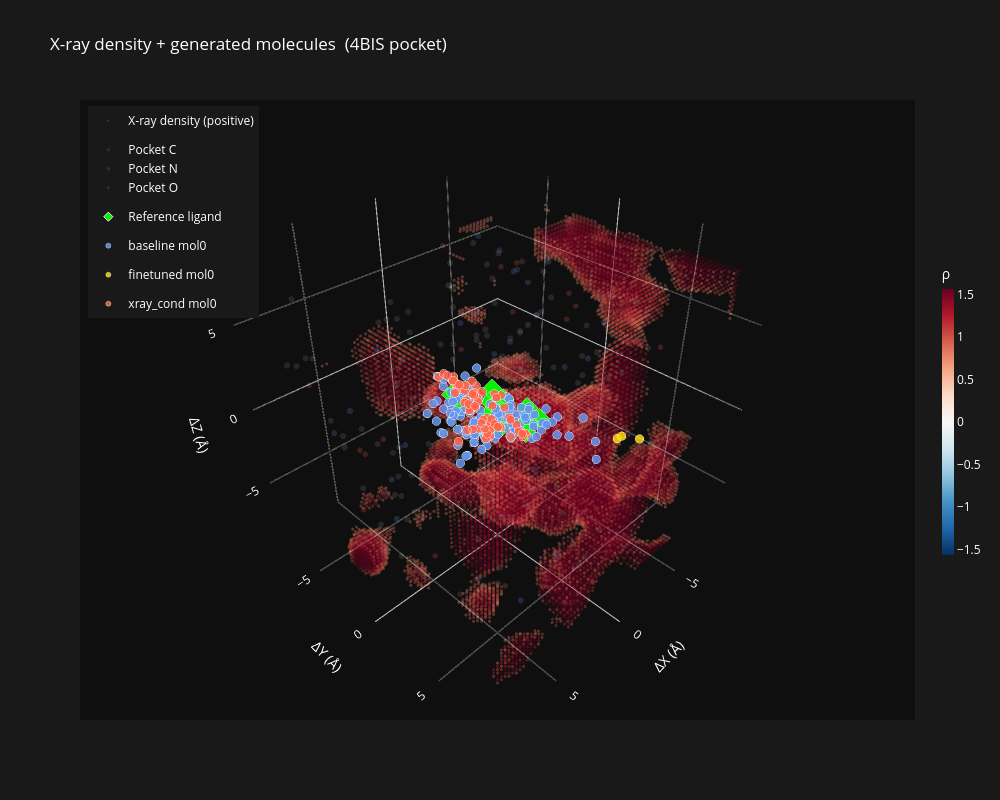

Write notebook code for a chart like this one.
### Code cell
# ── 3D scatter: density + pocket + molecules (relative to centroid) ───────────
DENSITY_FILTER = 'positive'  # 'positive' | 'negative' | 'both'
HALF = VOXEL_RES * GRID_SIZE / 2  # 8 Å

traces = []

# X-ray density
if density_64 is not None:
    d_flat = density_64.ravel()
    d_sigma = density_64.std()
    if DENSITY_FILTER == 'positive':
        dmask = d_flat >= 1.0 * d_sigma
    elif DENSITY_FILTER == 'negative':
        dmask = d_flat <= -1.0 * d_sigma
    else:
        dmask = np.abs(d_flat) >= 1.0 * d_sigma

    Xd = gi.ravel()[dmask]
    Yd = gj.ravel()[dmask]
    Zd = gk.ravel()[dmask]
    vals = d_flat[dmask]
    clim = 2.0 * d_sigma

    traces.append(go.Scatter3d(
        x=Xd, y=Yd, z=Zd, mode='markers',
        marker=dict(size=1.8, color=vals, colorscale='RdBu', reversescale=True,
                    cmin=-clim, cmax=clim, opacity=0.35,
                    colorbar=dict(title='ρ', thickness=12, len=0.5,
                                  tickfont=dict(color='white'))),
        name=f'X-ray density ({DENSITY_FILTER})',
    ))

# Pocket atoms (relative to centroid)
poc_rel = poc_coords - centroid
in_grid = np.all(np.abs(poc_rel) <= HALF, axis=1)
poc_in  = poc_rel[in_grid]
elems_in = [e for e, m in zip(poc_elems, in_grid) if m]
for elem in sorted(set(elems_in)):
    mask = [i for i, e in enumerate(elems_in) if e == elem]
    xyz  = poc_in[mask]
    traces.append(go.Scatter3d(
        x=xyz[:, 0], y=xyz[:, 1], z=xyz[:, 2], mode='markers',
        marker=dict(size=ELEM_SIZE.get(elem, 3), color=ELEM_COLOR.get(elem, 'white'),
                    opacity=0.2),
        name=f'Pocket {elem}', legendgroup='pocket',
    ))

# Reference ligand
if ref_mol is not None:
    lig_rel  = mol_coords(ref_mol) - centroid
    lig_elem = mol_elems(ref_mol)
    traces.append(go.Scatter3d(
        x=lig_rel[:, 0], y=lig_rel[:, 1], z=lig_rel[:, 2], mode='markers',
        marker=dict(size=7, color='lime', symbol='diamond', opacity=0.95,
                    line=dict(width=1, color='white')),
        name='Reference ligand',
    ))

# Generated molecules per condition (all molecules, labelled)
for cond, mols in gen_mols.items():
    color = COND_COLOR[cond]
    for i, mol in enumerate(mols):
        xyz = mol_coords(mol) - centroid
        smi = Chem.MolToSmiles(mol)
        traces.append(go.Scatter3d(
            x=xyz[:, 0], y=xyz[:, 1], z=xyz[:, 2], mode='markers',
            marker=dict(size=5, color=color, opacity=0.85,
                        line=dict(width=0.5, color='white')),
            name=f'{cond} mol{i}',
            legendgroup=cond,
            showlegend=(i == 0),
            hovertext=[f'{cond} mol{i}\n{smi}'] * xyz.shape[0],
            hovertemplate='%{hovertext}<extra></extra>',
        ))

fig = go.Figure(traces)
fig.update_layout(
    title=f'X-ray density + generated molecules  ({pdb_id.upper() if pdb_id else ""} pocket)',
    scene=dict(
        xaxis_title='ΔX (Å)', yaxis_title='ΔY (Å)', zaxis_title='ΔZ (Å)',
        aspectmode='cube', bgcolor='rgb(15,15,15)',
        xaxis=dict(showbackground=False, gridcolor='rgba(255,255,255,0.1)',
                   range=[-HALF-1, HALF+1]),
        yaxis=dict(showbackground=False, gridcolor='rgba(255,255,255,0.1)',
                   range=[-HALF-1, HALF+1]),
        zaxis=dict(showbackground=False, gridcolor='rgba(255,255,255,0.1)',
                   range=[-HALF-1, HALF+1]),
    ),
    paper_bgcolor='rgb(25,25,25)', font_color='white',
    legend=dict(x=0.01, y=0.99, font_color='white'),
    width=1000, height=800,
)
fig.show()
print(f'Pocket in grid : {in_grid.sum()} / {len(poc_coords)}')

### Figure 1 — Plotly figure (JSON) as saved in the notebook; plotly's stock layout.template omitted (floating-point values rounded to 4 significant figures; data arrays with more than 128 entries replaced by an {"elided": "..."} marker saying what was removed)
{"data": [{"marker": {"cmax": 1.563, "cmin": -1.563, "color": {"elided": "31576 float values"}, "colorbar": {"len": 0.5, "thickness": 12, "tickfont": {"color": "white"}, "title": {"text": "ρ"}}, "colorscale": [[0, "rgb(103,0,31)"], [0.1, "rgb(178,24,43)"], [0.2, "rgb(214,96,77)"], [0.3, "rgb(244,165,130)"], [0.4, "rgb(253,219,199)"], [0.5, "rgb(247,247,247)"], [0.6, "rgb(209,229,240)"], [0.7, "rgb(146,197,222)"], [0.8, "rgb(67,147,195)"], [0.9, "rgb(33,102,172)"], [1, "rgb(5,48,97)"]], "opacity": 0.35, "reversescale": true, "size": 1.8}, "mode": "markers", "name": "X-ray density (positive)", "type": "scatter3d", "x": {"elided": "31576 float values"}, "y": {"elided": "31576 float values"}, "z": {"elided": "31576 float values"}}, {"legendgroup": "pocket", "marker": {"color": "gray", "opacity": 0.2, "size": 3.5}, "mode": "markers", "name": "Pocket C", "type": "scatter3d", "x": [-0.1502, -1.686, -2.421, 1.824, -0.6572, 4.724, 5.8, 4.227, 3.0, 3.083, 1.738, 1.931, 0.5788, 0.6778, -2.005, -2.913, -1.25, -0.1272, 1.091, -0.2692, 2.147, 0.7798, 2.002, -5.249, -5.308, -6.573, -6.813, -6.11, -6.753, -5.363, -4.706, -3.277, -6.18, -6.084, -6.985, -5.159, -6.448, -3.992, -2.675, -2.327, -7.758, -7.712, -7.934, 1.028, 5.336, 5.595, 6.75, 6.051, 6.236, -7.742, -7.588, -6.646, -7.267, 1.6, -2.09, -2.44, -0.8792, -1.171, -0.9262, -1.93, -1.725, 4.712, 3.84, 3.831, 2.529, 1.95, 3.11, 3.938, -1.763, 0.2938, 3.017, 0.8778, 2.253, -0.5852, -1.108, -1.747, 7.905, 7.614, 7.487, 5.992, 5.632, 6.147, 4.773, 5.941, 4.192, 5.07, 3.005, 4.812, 2.764, 3.645, 7.858, 6.919, 7.077, 7.95, 7.366, 1.253, 5.971, 5.955, 5.518, 7.839, 7.57, 7.495, 6.716, 0.6988, 0.3328, -0.4792, 5.486, 4.742, 2.853, 4.306], "y": [4.201, 4.316, 3.919, 0.2874, 0.5114, 4.896, 5.827, 4.134, 3.312, 2.001, 3.832, 1.24, 3.078, 1.791, 3.691, 3.137, 2.602, 1.921, 2.551, 0.6034, 1.921, -0.03257, 0.6284, 2.824, 1.302, 3.319, -3.17, -4.525, -2.461, -2.284, -2.896, -1.56, -6.6, -6.34, -7.892, -7.009, -7.399, -7.865, -7.518, -6.052, -7.33, -6.728, -5.236, -7.179, -7.73, -6.235, -4.289, -3.587, -2.042, 1.894, 0.4374, 0.2684, -0.5016, -6.805, -3.848, -2.378, -4.3, -4.451, -3.631, -5.415, -0.08057, -3.227, -3.888, -2.75, -5.843, -6.963, -6.37, -7.62, -7.756, 7.452, 7.125, 6.205, 6.048, 6.991, 5.942, 7.415, 3.216, 2.286, 2.567, 2.305, 1.382, 1.834, -1.937, -1.325, -2.358, -1.999, -3.025, -2.271, -3.326, -2.936, -6.608, -7.467, -5.433, -4.483, -5.947, 3.835, 7.027, 7.484, 6.377, 1.318, 1.675, -0.6566, -1.871, 6.887, 6.31, 6.785, 2.759, 3.733, 5.602, 5.707], "z": [-7.807, -7.907, -6.598, -7.902, -7.723, -4.464, -3.989, -3.207, -3.408, -3.896, -3.097, -4.082, -3.277, -3.776, 4.008, 5.077, 3.216, 3.954, 4.116, 4.419, 4.778, 5.076, 5.257, 5.707, 5.967, 5.119, 4.571, 4.466, 3.211, 2.699, 1.683, 2.683, 3.198, 1.71, 3.429, -0.4199, -1.121, -0.9249, -0.2619, -0.5199, -3.174, -4.561, -4.558, -1.277, -1.914, -2.048, -1.107, 0.07107, 0.05807, 0.8851, 0.4581, -0.7279, -1.907, 3.34, 7.445, 7.224, 6.579, 5.122, 4.07, 3.29, 7.734, -4.939, -5.994, -3.781, -6.506, -5.661, -7.849, -7.666, -4.926, -0.4319, -0.5579, -0.1189, -0.1799, 5.185, 4.206, 6.087, 6.113, 7.298, 4.785, 4.672, 3.512, 2.154, 7.273, 6.946, 6.056, 5.034, 5.724, 3.695, 4.402, 3.397, 3.281, 2.45, 3.843, 4.64, 6.914, 7.63, 5.613, 4.172, 3.245, -4.023, -1.546, -5.398, -4.881, -5.21, -6.574, -4.265, -7.497, -6.629, 7.28, 6.89]}, {"legendgroup": "pocket", "marker": {"color": "cornflowerblue", "opacity": 0.2, "size": 3.5}, "mode": "markers", "name": "Pocket N", "type": "scatter3d", "x": [0.4158, 5.295, -1.159, -4.201, -6.23, -4.442, -3.408, -6.8, -5.313, -6.618, 3.904, 6.4, 5.128, -7.679, -3.266, -1.791, -1.402, -1.66, 5.527, 3.512, 0.9508, -1.585, 5.557, 6.143, -0.1622, 4.601, 4.447, 5.629, 2.509], "y": [4.981, 3.983, 4.692, 3.189, -2.329, -1.46, -2.439, -5.459, -7.158, -6.914, -7.954, -5.705, -1.305, -1.909, -4.7, -5.564, -4.256, -1.531, -2.12, -5.133, -7.655, -7.674, 3.114, -1.379, 1.765, 6.688, 6.596, 7.12, 4.266], "z": [-6.674, -5.442, 4.65, 4.781, 5.599, 3.309, 1.698, 3.823, 1.012, -2.353, -2.094, -1.138, -0.2039, -1.591, 7.251, 4.599, 2.938, 7.879, -5.436, -5.72, -6.199, -3.613, 1.76, 5.611, 7.817, 6.027, 2.491, -4.231, 7.661]}, {"legendgroup": "pocket", "marker": {"color": "tomato", "opacity": 0.2, "size": 3.2}, "mode": "markers", "name": "Pocket O", "type": "scatter3d", "x": [-1.856, -3.589, -0.5522, 4.816, 6.745, -0.4702, -2.471, -4.675, -4.98, -6.733, -2.155, -2.342, -7.126, 1.16, 5.065, 7.337, -7.931, -3.422, -3.412, 3.457, 2.782, 2.388, -2.419, 2.958, -1.488, 6.605, 0.3168, 6.143, 7.184, 7.185, -0.01221, 2.066, 3.246, 3.721, 5.12], "y": [3.253, 4.308, -4.427, 0.06143, 5.371, 1.047, 2.741, 0.4994, -4.715, -5.44, -5.642, -5.307, -4.558, -6.801, -5.584, -1.512, 4.305, -7.789, -2.031, -3.278, -1.917, -7.189, -6.938, 4.856, 6.262, -7.103, 4.5, 5.324, 2.064, -2.587, 7.042, 7.882, 7.8, 4.28, 4.929], "z": [-5.699, -6.462, -7.563, -7.174, -3.334, -3.972, 6.142, 5.247, 4.935, 1.188, -1.699, 0.4531, -5.207, 0.07307, -2.951, 0.3531, 2.272, 5.725, 6.52, -7.026, -4.241, -4.518, -5.559, 0.1491, 3.102, 1.311, 7.17, 3.217, -4.783, -3.99, -7.508, 5.196, -5.778, -7.051, 7.359]}, {"marker": {"color": "lime", "line": {"color": "white", "width": 1}, "opacity": 0.95, "size": 7, "symbol": "diamond"}, "mode": "markers", "name": "Reference ligand", "type": "scatter3d", "x": [-2.126, 1.934, 1.473, -2.544, -2.097, 1.152, 0.2308, -1.749, -0.8662, -0.07621, -0.5192, 2.766, 0.8268, 1.597], "y": [-2.59, -0.5666, -1.867, -0.2396, 1.065, 0.4964, -2.091, -1.291, 1.307, 0.2494, -1.06, 2.021, 2.759, 1.803], "z": [-0.9479, 0.9831, 0.8081, -1.252, -1.085, 0.5511, 0.2011, -0.8149, -0.4839, -0.04793, -0.2139, 1.102, 0.4821, 0.7181]}, {"hovertemplate": "%{hovertext}<extra></extra>", "hovertext": ["baseline mol0\nC[C@H](N)c1cccc(C(=O)O)c1", "baseline mol0\nC[C@H](N)c1cccc(C(=O)O)c1", "baseline mol0\nC[C@H](N)c1cccc(C(=O)O)c1", "baseline mol0\nC[C@H](N)c1cccc(C(=O)O)c1", "baseline mol0\nC[C@H](N)c1cccc(C(=O)O)c1", "baseline mol0\nC[C@H](N)c1cccc(C(=O)O)c1", "baseline mol0\nC[C@H](N)c1cccc(C(=O)O)c1", "baseline mol0\nC[C@H](N)c1cccc(C(=O)O)c1", "baseline mol0\nC[C@H](N)c1cccc(C(=O)O)c1", "baseline mol0\nC[C@H](N)c1cccc(C(=O)O)c1", "baseline mol0\nC[C@H](N)c1cccc(C(=O)O)c1", "baseline mol0\nC[C@H](N)c1cccc(C(=O)O)c1"], "legendgroup": "baseline", "marker": {"color": "cornflowerblue", "line": {"color": "white", "width": 0.5}, "opacity": 0.85, "size": 5}, "mode": "markers", "name": "baseline mol0", "showlegend": true, "type": "scatter3d", "x": [-0.9737, -0.9147, -0.1758, 0.2756, 0.2294, 0.2418, 1.438, 1.479, 2.867, 3.007, 3.773, 0.1219], "y": [-0.5547, 0.6966, -2.922, -2.631, -1.217, 1.371, -0.604, 0.6905, 1.258, 1.794, 1.201, -3.507], "z": [-0.9323, -0.3829, -2.958, -1.582, -1.132, -0.1354, -0.8079, -0.2953, 0.1157, 1.187, -0.6872, -0.4978]}, {"hovertemplate": "%{hovertext}<extra></extra>", "hovertext": ["baseline mol1\nCNC1=CC=C[C@@H](OC)C1", "baseline mol1\nCNC1=CC=C[C@@H](OC)C1", "baseline mol1\nCNC1=CC=C[C@@H](OC)C1", "baseline mol1\nCNC1=CC=C[C@@H](OC)C1", "baseline mol1\nCNC1=CC=C[C@@H](OC)C1", "baseline mol1\nCNC1=CC=C[C@@H](OC)C1", "baseline mol1\nCNC1=CC=C[C@@H](OC)C1", "baseline mol1\nCNC1=CC=C[C@@H](OC)C1", "baseline mol1\nCNC1=CC=C[C@@H](OC)C1", "baseline mol1\nCNC1=CC=C[C@@H](OC)C1"], "legendgroup": "baseline", "marker": {"color": "cornflowerblue", "line": {"color": "white", "width": 0.5}, "opacity": 0.85, "size": 5}, "mode": "markers", "name": "baseline mol1", "showlegend": false, "type": "scatter3d", "x": [-1.523, 0.004186, -0.05781, 1.085, 1.148, 1.215, 2.4, 2.33, 1.481, -1.275], "y": [3.625, 0.1892, 1.561, -3.048, 2.229, -0.5049, 0.2113, 1.514, -2.013, 2.231], "z": [-0.5723, -0.357, -0.1215, -0.9028, 0.1733, -0.341, -0.2029, 0.1368, 0.08047, -0.322]}, {"hovertemplate": "%{hovertext}<extra></extra>", "hovertext": ["baseline mol2\nN=C1C=C2C=CC=C[C@H]2C(=N)N1", "baseline mol2\nN=C1C=C2C=CC=C[C@H]2C(=N)N1", "baseline mol2\nN=C1C=C2C=CC=C[C@H]2C(=N)N1", "baseline mol2\nN=C1C=C2C=CC=C[C@H]2C(=N)N1", "baseline mol2\nN=C1C=C2C=CC=C[C@H]2C(=N)N1", "baseline mol2\nN=C1C=C2C=CC=C[C@H]2C(=N)N1", "baseline mol2\nN=C1C=C2C=CC=C[C@H]2C(=N)N1", "baseline mol2\nN=C1C=C2C=CC=C[C@H]2C(=N)N1", "baseline mol2\nN=C1C=C2C=CC=C[C@H]2C(=N)N1", "baseline mol2\nN=C1C=C2C=CC=C[C@H]2C(=N)N1", "baseline mol2\nN=C1C=C2C=CC=C[C@H]2C(=N)N1", "baseline mol2\nN=C1C=C2C=CC=C[C@H]2C(=N)N1"], "legendgroup": "baseline", "marker": {"color": "cornflowerblue", "line": {"color": "white", "width": 0.5}, "opacity": 0.85, "size": 5}, "mode": "markers", "name": "baseline mol2", "showlegend": false, "type": "scatter3d", "x": [-0.6982, 0.3101, 0.3089, 0.43, 1.363, 1.339, 1.375, 2.364, 2.388, -1.7, -0.5634, 0.618], "y": [-0.8677, 0.1263, 1.492, -2.633, -1.807, -0.4142, 2.303, 0.4437, 1.784, -0.3427, -2.179, -4.002], "z": [-0.5807, -0.04343, -0.3141, 0.368, 0.9524, 0.7347, 0.1587, 1.239, 0.9495, -1.321, -0.3966, 0.5502]}, {"hovertemplate": "%{hovertext}<extra></extra>", "hovertext": ["baseline mol3\nO=C1NCC[C@@H]1c1ccc(O)cc1", "baseline mol3\nO=C1NCC[C@@H]1c1ccc(O)cc1", "baseline mol3\nO=C1NCC[C@@H]1c1ccc(O)cc1", "baseline mol3\nO=C1NCC[C@@H]1c1ccc(O)cc1", "baseline mol3\nO=C1NCC[C@@H]1c1ccc(O)cc1", "baseline mol3\nO=C1NCC[C@@H]1c1ccc(O)cc1", "baseline mol3\nO=C1NCC[C@@H]1c1ccc(O)cc1", "baseline mol3\nO=C1NCC[C@@H]1c1ccc(O)cc1", "baseline mol3\nO=C1NCC[C@@H]1c1ccc(O)cc1", "baseline mol3\nO=C1NCC[C@@H]1c1ccc(O)cc1", "baseline mol3\nO=C1NCC[C@@H]1c1ccc(O)cc1", "baseline mol3\nO=C1NCC[C@@H]1c1ccc(O)cc1", "baseline mol3\nO=C1NCC[C@@H]1c1ccc(O)cc1"], "legendgroup": "baseline", "marker": {"color": "cornflowerblue", "line": {"color": "white", "width": 0.5}, "opacity": 0.85, "size": 5}, "mode": "markers", "name": "baseline mol3", "showlegend": false, "type": "scatter3d", "x": [-3.464, -2.608, -1.681, -1.508, -0.4695, -0.3327, 0.6726, 1.036, 2.128, 1.952, -0.9343, 3.043, -2.879], "y": [-0.9364, 0.08623, -1.844, -0.4643, 1.603, 0.2765, 2.314, -0.2262, 0.4964, 1.77, -2.728, 2.32, -2.132], "z": [-1.984, -1.603, -0.9031, -0.9302, -0.08243, -0.5649, 0.2424, -0.8111, -0.371, 0.1673, -0.3163, 0.6201, -1.584]}, {"hovertemplate": "%{hovertext}<extra></extra>", "hovertext": ["baseline mol4\nCCCNC(=N)CC1N=CCC2=C1CNC2", "baseline mol4\nCCCNC(=N)CC1N=CCC2=C1CNC2", "baseline mol4\nCCCNC(=N)CC1N=CCC2=C1CNC2", "baseline mol4\nCCCNC(=N)CC1N=CCC2=C1CNC2", "baseline mol4\nCCCNC(=N)CC1N=CCC2=C1CNC2", "baseline mol4\nCCCNC(=N)CC1N=CCC2=C1CNC2", "baseline mol4\nCCCNC(=N)CC1N=CCC2=C1CNC2", "baseline mol4\nCCCNC(=N)CC1N=CCC2=C1CNC2", "baseline mol4\nCCCNC(=N)CC1N=CCC2=C1CNC2", "baseline mol4\nCCCNC(=N)CC1N=CCC2=C1CNC2", "baseline mol4\nCCCNC(=N)CC1N=CCC2=C1CNC2", "baseline mol4\nCCCNC(=N)CC1N=CCC2=C1CNC2", "baseline mol4\nCCCNC(=N)CC1N=CCC2=C1CNC2", "baseline mol4\nCCCNC(=N)CC1N=CCC2=C1CNC2", "baseline mol4\nCCCNC(=N)CC1N=CCC2=C1CNC2", "baseline mol4\nCCCNC(=N)CC1N=CCC2=C1CNC2"], "legendgroup": "baseline", "marker": {"color": "cornflowerblue", "line": {"color": "white", "width": 0.5}, "opacity": 0.85, "size": 5}, "mode": "markers", "name": "baseline mol4", "showlegend": false, "type": "scatter3d", "x": [-1.092, -1.132, -0.903, -0.133, 0.08629, -0.04971, 0.312, 0.4422, 0.7135, 1.175, 2.446, 2.769, -0.7995, -0.4548, 0.2854, 1.913], "y": [-3.036, -2.85, 1.073, -1.863, -2.815, -1.753, 0.648, 2.854, -0.6533, 1.693, 1.478, 0.2523, 2.365, -2.112, -3.989, -0.7607], "z": [-4.379, -2.934, -0.2604, -2.26, -0.005329, 0.4321, 0.3164, -0.07393, 0.7241, 0.3825, 0.8936, 1.417, -0.4606, -0.8394, 0.2876, 1.384]}, {"hovertemplate": "%{hovertext}<extra></extra>", "hovertext": ["baseline mol5\nC=COc1ccc(N2C=C(CC)N=CC2)c(CCCO)c1", "baseline mol5\nC=COc1ccc(N2C=C(CC)N=CC2)c(CCCO)c1", "baseline mol5\nC=COc1ccc(N2C=C(CC)N=CC2)c(CCCO)c1", "baseline mol5\nC=COc1ccc(N2C=C(CC)N=CC2)c(CCCO)c1", "baseline mol5\nC=COc1ccc(N2C=C(CC)N=CC2)c(CCCO)c1", "baseline mol5\nC=COc1ccc(N2C=C(CC)N=CC2)c(CCCO)c1", "baseline mol5\nC=COc1ccc(N2C=C(CC)N=CC2)c(CCCO)c1", "baseline mol5\nC=COc1ccc(N2C=C(CC)N=CC2)c(CCCO)c1", "baseline mol5\nC=COc1ccc(N2C=C(CC)N=CC2)c(CCCO)c1", "baseline mol5\nC=COc1ccc(N2C=C(CC)N=CC2)c(CCCO)c1", "baseline mol5\nC=COc1ccc(N2C=C(CC)N=CC2)c(CCCO)c1", "baseline mol5\nC=COc1ccc(N2C=C(CC)N=CC2)c(CCCO)c1", "baseline mol5\nC=COc1ccc(N2C=C(CC)N=CC2)c(CCCO)c1", "baseline mol5\nC=COc1ccc(N2C=C(CC)N=CC2)c(CCCO)c1", "baseline mol5\nC=COc1ccc(N2C=C(CC)N=CC2)c(CCCO)c1", "baseline mol5\nC=COc1ccc(N2C=C(CC)N=CC2)c(CCCO)c1", "baseline mol5\nC=COc1ccc(N2C=C(CC)N=CC2)c(CCCO)c1", "baseline mol5\nC=COc1ccc(N2C=C(CC)N=CC2)c(CCCO)c1", "baseline mol5\nC=COc1ccc(N2C=C(CC)N=CC2)c(CCCO)c1", "baseline mol5\nC=COc1ccc(N2C=C(CC)N=CC2)c(CCCO)c1", "baseline mol5\nC=COc1ccc(N2C=C(CC)N=CC2)c(CCCO)c1"], "legendgroup": "baseline", "marker": {"color": "cornflowerblue", "line": {"color": "white", "width": 0.5}, "opacity": 0.85, "size": 5}, "mode": "markers", "name": "baseline mol5", "showlegend": false, "type": "scatter3d", "x": [-3.344, -2.891, -2.599, -2.389, -2.081, -0.8863, -1.042, -0.7363, -0.1756, 0.06599, 0.003186, 0.3919, 0.4983, 0.7337, 1.187, 2.37, 2.4, -3.289, 3.499, -0.07461, 0.7657], "y": [3.973, 0.8343, 4.669, 2.079, -0.2473, -4.221, 2.2, -0.145, 1.078, -2.166, -1.965, -3.307, -4.091, -3.414, 1.2, 1.258, 1.5, 3.086, 1.435, -1.375, -3.968], "z": [-1.717, -0.9473, -2.104, -0.5875, -0.9807, -3.943, -0.2043, -0.6567, -0.2677, 0.424, -2.057, -2.165, -3.377, 0.2248, 0.2917, -0.5744, 0.3686, -0.6048, -0.2146, -0.7485, -0.9805]}, {"hovertemplate": "%{hovertext}<extra></extra>", "hovertext": ["baseline mol6\nCC1=C2C=CCC(C(=O)O)=C2CC=N1", "baseline mol6\nCC1=C2C=CCC(C(=O)O)=C2CC=N1", "baseline mol6\nCC1=C2C=CCC(C(=O)O)=C2CC=N1", "baseline mol6\nCC1=C2C=CCC(C(=O)O)=C2CC=N1", "baseline mol6\nCC1=C2C=CCC(C(=O)O)=C2CC=N1", "baseline mol6\nCC1=C2C=CCC(C(=O)O)=C2CC=N1", "baseline mol6\nCC1=C2C=CCC(C(=O)O)=C2CC=N1", "baseline mol6\nCC1=C2C=CCC(C(=O)O)=C2CC=N1", "baseline mol6\nCC1=C2C=CCC(C(=O)O)=C2CC=N1", "baseline mol6\nCC1=C2C=CCC(C(=O)O)=C2CC=N1", "baseline mol6\nCC1=C2C=CCC(C(=O)O)=C2CC=N1", "baseline mol6\nCC1=C2C=CCC(C(=O)O)=C2CC=N1", "baseline mol6\nCC1=C2C=CCC(C(=O)O)=C2CC=N1", "baseline mol6\nCC1=C2C=CCC(C(=O)O)=C2CC=N1"], "legendgroup": "baseline", "marker": {"color": "cornflowerblue", "line": {"color": "white", "width": 0.5}, "opacity": 0.85, "size": 5}, "mode": "markers", "name": "baseline mol6", "showlegend": false, "type": "scatter3d", "x": [-2.477, -1.113, -1.009, -0.3796, -0.4799, 0.8662, 0.9375, 0.9375, 1.587, 1.526, 2.964, 3.222, 3.684, -0.3413], "y": [-1.57, 0.9415, -1.586, -0.33, 2.092, 2.094, -2.775, -0.3333, -1.569, 0.8548, 0.7995, 0.05223, 1.536, -2.746], "z": [-1.258, -0.5485, -0.8884, -0.5967, -0.09253, 0.2712, -0.4208, -0.1937, -0.1561, 0.2262, 0.5871, 1.4, -0.09173, -0.7657]}, {"hovertemplate": "%{hovertext}<extra></extra>", "hovertext": ["baseline mol7\nCC[C@@H](N)C[S@@H](O)CCC(=O)c1ccccc1", "baseline mol7\nCC[C@@H](N)C[S@@H](O)CCC(=O)c1ccccc1", "baseline mol7\nCC[C@@H](N)C[S@@H](O)CCC(=O)c1ccccc1", "baseline mol7\nCC[C@@H](N)C[S@@H](O)CCC(=O)c1ccccc1", "baseline mol7\nCC[C@@H](N)C[S@@H](O)CCC(=O)c1ccccc1", "baseline mol7\nCC[C@@H](N)C[S@@H](O)CCC(=O)c1ccccc1", "baseline mol7\nCC[C@@H](N)C[S@@H](O)CCC(=O)c1ccccc1", "baseline mol7\nCC[C@@H](N)C[S@@H](O)CCC(=O)c1ccccc1", "baseline mol7\nCC[C@@H](N)C[S@@H](O)CCC(=O)c1ccccc1", "baseline mol7\nCC[C@@H](N)C[S@@H](O)CCC(=O)c1ccccc1", "baseline mol7\nCC[C@@H](N)C[S@@H](O)CCC(=O)c1ccccc1", "baseline mol7\nCC[C@@H](N)C[S@@H](O)CCC(=O)c1ccccc1", "baseline mol7\nCC[C@@H](N)C[S@@H](O)CCC(=O)c1ccccc1", "baseline mol7\nCC[C@@H](N)C[S@@H](O)CCC(=O)c1ccccc1", "baseline mol7\nCC[C@@H](N)C[S@@H](O)CCC(=O)c1ccccc1", "baseline mol7\nCC[C@@H](N)C[S@@H](O)CCC(=O)c1ccccc1", "baseline mol7\nCC[C@@H](N)C[S@@H](O)CCC(=O)c1ccccc1"], "legendgroup": "baseline", "marker": {"color": "cornflowerblue", "line": {"color": "white", "width": 0.5}, "opacity": 0.85, "size": 5}, "mode": "markers", "name": "baseline mol7", "showlegend": false, "type": "scatter3d", "x": [-1.833, -1.462, -0.9634, -0.1668, 0.2215, 0.3507, 0.5329, 0.8738, 0.7494, 0.9214, 2.107, 2.166, 2.415, -0.0008143, 2.931, 0.1644, 0.427], "y": [2.222, 0.8581, 3.291, 0.6611, -4.217, 3.055, -2.769, -3.996, 1.716, -2.665, 1.596, -0.8174, 0.2582, -1.535, 2.459, -1.608, -1.164], "z": [-0.5657, -0.2566, -0.365, 0.2019, -3.664, 0.09417, -0.2783, -2.324, 0.4092, -1.665, 0.9724, 0.6348, 1.616, 1.9, 1.243, -2.346, 0.586]}, {"hovertemplate": "%{hovertext}<extra></extra>", "hovertext": ["baseline mol8\nO=C(O)[C@](O)(CO)C(O)O", "baseline mol8\nO=C(O)[C@](O)(CO)C(O)O", "baseline mol8\nO=C(O)[C@](O)(CO)C(O)O", "baseline mol8\nO=C(O)[C@](O)(CO)C(O)O", "baseline mol8\nO=C(O)[C@](O)(CO)C(O)O", "baseline mol8\nO=C(O)[C@](O)(CO)C(O)O", "baseline mol8\nO=C(O)[C@](O)(CO)C(O)O", "baseline mol8\nO=C(O)[C@](O)(CO)C(O)O", "baseline mol8\nO=C(O)[C@](O)(CO)C(O)O", "baseline mol8\nO=C(O)[C@](O)(CO)C(O)O"], "legendgroup": "baseline", "marker": {"color": "cornflowerblue", "line": {"color": "white", "width": 0.5}, "opacity": 0.85, "size": 5}, "mode": "markers", "name": "baseline mol8", "showlegend": false, "type": "scatter3d", "x": [0.1197, 1.382, 1.411, 1.601, -1.035, -0.1333, 0.5124, 1.369, 2.346, 2.527], "y": [-0.08807, -1.62, -0.2661, 0.9043, -0.03237, -1.028, -1.877, 2.237, -2.374, -0.346], "z": [-0.9812, 0.5194, -0.2109, 0.7832, -0.1971, -1.938, 1.486, 0.2637, 0.3964, -1.116]}, {"hovertemplate": "%{hovertext}<extra></extra>", "hovertext": ["baseline mol9\nO=C1CN(C(O)(O)O)c2ccccc2[C@@H]1O", "baseline mol9\nO=C1CN(C(O)(O)O)c2ccccc2[C@@H]1O", "baseline mol9\nO=C1CN(C(O)(O)O)c2ccccc2[C@@H]1O", "baseline mol9\nO=C1CN(C(O)(O)O)c2ccccc2[C@@H]1O", "baseline mol9\nO=C1CN(C(O)(O)O)c2ccccc2[C@@H]1O", "baseline mol9\nO=C1CN(C(O)(O)O)c2ccccc2[C@@H]1O", "baseline mol9\nO=C1CN(C(O)(O)O)c2ccccc2[C@@H]1O", "baseline mol9\nO=C1CN(C(O)(O)O)c2ccccc2[C@@H]1O", "baseline mol9\nO=C1CN(C(O)(O)O)c2ccccc2[C@@H]1O", "baseline mol9\nO=C1CN(C(O)(O)O)c2ccccc2[C@@H]1O", "baseline mol9\nO=C1CN(C(O)(O)O)c2ccccc2[C@@H]1O", "baseline mol9\nO=C1CN(C(O)(O)O)c2ccccc2[C@@H]1O", "baseline mol9\nO=C1CN(C(O)(O)O)c2ccccc2[C@@H]1O", "baseline mol9\nO=C1CN(C(O)(O)O)c2ccccc2[C@@H]1O", "baseline mol9\nO=C1CN(C(O)(O)O)c2ccccc2[C@@H]1O", "baseline mol9\nO=C1CN(C(O)(O)O)c2ccccc2[C@@H]1O"], "legendgroup": "baseline", "marker": {"color": "cornflowerblue", "line": {"color": "white", "width": 0.5}, "opacity": 0.85, "size": 5}, "mode": "markers", "name": "baseline mol9", "showlegend": false, "type": "scatter3d", "x": [-2.163, -1.677, -1.367, -0.4517, -0.1053, 0.3155, 0.7931, 1.479, 1.593, 2.363, 0.5645, 0.5511, 2.304, 2.505, 3.438, 0.7862], "y": [0.6708, 1.965, -0.4523, 2.132, -0.236, 1.034, -2.599, -0.9547, 1.259, 0.1108, -3.535, -2.851, 2.348, -2.713, 0.2448, -1.312], "z": [-1.048, -0.7969, -0.6862, -0.1724, -0.09253, 0.1864, -0.3373, 1.388, 0.8806, 1.353, 0.5716, -1.516, 0.9261, -0.3269, 1.67, 0.184]}, {"hovertemplate": "%{hovertext}<extra></extra>", "hovertext": ["finetuned mol0\nC"], "legendgroup": "finetuned", "marker": {"color": "gold", "line": {"color": "white", "width": 0.5}, "opacity": 0.85, "size": 5}, "mode": "markers", "name": "finetuned mol0", "showlegend": true, "type": "scatter3d", "x": [-2.875], "y": [5.625], "z": [-0.375]}, {"hovertemplate": "%{hovertext}<extra></extra>", "hovertext": ["finetuned mol1\nC#C", "finetuned mol1\nC#C"], "legendgroup": "finetuned", "marker": {"color": "gold", "line": {"color": "white", "width": 0.5}, "opacity": 0.85, "size": 5}, "mode": "markers", "name": "finetuned mol1", "showlegend": false, "type": "scatter3d", "x": [-3.076, -3.48], "y": [5.739, 6.538], "z": [-0.272, -0.2308]}, {"hovertemplate": "%{hovertext}<extra></extra>", "hovertext": ["xray_cond mol0\nCC[C@H](C)N=CC(=O)O", "xray_cond mol0\nCC[C@H](C)N=CC(=O)O", "xray_cond mol0\nCC[C@H](C)N=CC(=O)O", "xray_cond mol0\nCC[C@H](C)N=CC(=O)O", "xray_cond mol0\nCC[C@H](C)N=CC(=O)O", "xray_cond mol0\nCC[C@H](C)N=CC(=O)O", "xray_cond mol0\nCC[C@H](C)N=CC(=O)O", "xray_cond mol0\nCC[C@H](C)N=CC(=O)O", "xray_cond mol0\nCC[C@H](C)N=CC(=O)O"], "legendgroup": "xray_cond", "marker": {"color": "tomato", "line": {"color": "white", "width": 0.5}, "opacity": 0.85, "size": 5}, "mode": "markers", "name": "xray_cond mol0", "showlegend": true, "type": "scatter3d", "x": [-0.6263, -0.5182, 0.7652, 1.18, 1.175, 1.533, 0.7633, 2.767, 1.467], "y": [-1.024, -2.159, -1.954, -3.225, 0.3839, 1.773, 2.764, 2.015, -0.7638], "z": [-0.5353, 0.2594, 0.765, 1.128, 0.2994, 0.6128, 0.2995, 1.074, 0.9433]}, {"hovertemplate": "%{hovertext}<extra></extra>", "hovertext": ["xray_cond mol1\nCN=CC(=O)O", "xray_cond mol1\nCN=CC(=O)O", "xray_cond mol1\nCN=CC(=O)O", "xray_cond mol1\nCN=CC(=O)O", "xray_cond mol1\nCN=CC(=O)O", "xray_cond mol1\nCN=CC(=O)O"], "legendgroup": "xray_cond", "marker": {"color": "tomato", "line": {"color": "white", "width": 0.5}, "opacity": 0.85, "size": 5}, "mode": "markers", "name": "xray_cond mol1", "showlegend": false, "type": "scatter3d", "x": [0.8692, 1.337, 1.565, 0.7496, 2.794, 0.9472], "y": [-2.079, 0.3073, 1.744, 2.643, 2.016, -0.7748], "z": [0.8815, 0.2272, 0.6538, 0.2988, 1.043, 1.155]}, {"hovertemplate": "%{hovertext}<extra></extra>", "hovertext": ["xray_cond mol2\nCC(C)NC(=O)O", "xray_cond mol2\nCC(C)NC(=O)O", "xray_cond mol2\nCC(C)NC(=O)O", "xray_cond mol2\nCC(C)NC(=O)O", "xray_cond mol2\nCC(C)NC(=O)O", "xray_cond mol2\nCC(C)NC(=O)O", "xray_cond mol2\nCC(C)NC(=O)O"], "legendgroup": "xray_cond", "marker": {"color": "tomato", "line": {"color": "white", "width": 0.5}, "opacity": 0.85, "size": 5}, "mode": "markers", "name": "xray_cond mol2", "showlegend": false, "type": "scatter3d", "x": [-0.6544, 0.6842, 0.911, 1.651, 0.6973, 2.691, 1.658], "y": [-0.3898, -0.7723, -2.178, 1.402, 2.194, 2.106, 0.09943], "z": [0.4454, 0.8071, 1.07, 0.6657, 0.2331, 1.093, 1.06]}, {"hovertemplate": "%{hovertext}<extra></extra>", "hovertext": ["xray_cond mol3\nCC(=O)NC(C)=O", "xray_cond mol3\nCC(=O)NC(C)=O", "xray_cond mol3\nCC(=O)NC(C)=O", "xray_cond mol3\nCC(=O)NC(C)=O", "xray_cond mol3\nCC(=O)NC(C)=O", "xray_cond mol3\nCC(=O)NC(C)=O", "xray_cond mol3\nCC(=O)NC(C)=O"], "legendgroup": "xray_cond", "marker": {"color": "tomato", "line": {"color": "white", "width": 0.5}, "opacity": 0.85, "size": 5}, "mode": "markers", "name": "xray_cond mol3", "showlegend": false, "type": "scatter3d", "x": [-0.4777, 0.3844, 0.8071, 1.694, 1.062, 2.687, 1.863], "y": [-0.7163, 1.732, -1.005, 1.264, -2.267, 2.077, -0.08967], "z": [0.4603, 0.166, 0.9426, 0.545, 1.262, 0.8808, 0.8513]}, {"hovertemplate": "%{hovertext}<extra></extra>", "hovertext": ["xray_cond mol4\nO=CCCC(=O)O", "xray_cond mol4\nO=CCCC(=O)O", "xray_cond mol4\nO=CCCC(=O)O", "xray_cond mol4\nO=CCCC(=O)O", "xray_cond mol4\nO=CCCC(=O)O", "xray_cond mol4\nO=CCCC(=O)O", "xray_cond mol4\nO=CCCC(=O)O"], "legendgroup": "xray_cond", "marker": {"color": "tomato", "line": {"color": "white", "width": 0.5}, "opacity": 0.85, "size": 5}, "mode": "markers", "name": "xray_cond mol4", "showlegend": false, "type": "scatter3d", "x": [1.219, 1.752, 1.768, 1.676, 1.022, 0.9769, 2.837], "y": [-1.917, -0.6152, 0.3992, 1.717, -2.979, 2.732, 2.079], "z": [0.7469, 1.041, -0.06683, 0.6793, 1.362, 0.2717, 1.127]}, {"hovertemplate": "%{hovertext}<extra></extra>", "hovertext": ["xray_cond mol5\nC=CC=CO", "xray_cond mol5\nC=CC=CO", "xray_cond mol5\nC=CC=CO", "xray_cond mol5\nC=CC=CO", "xray_cond mol5\nC=CC=CO"], "legendgroup": "xray_cond", "marker": {"color": "tomato", "line": {"color": "white", "width": 0.5}, "opacity": 0.85, "size": 5}, "mode": "markers", "name": "xray_cond mol5", "showlegend": false, "type": "scatter3d", "x": [0.625, 0.875, 1.625, 1.875, 2.625], "y": [-1.125, -2.375, 1.125, -0.125, 2.125], "z": [0.875, 1.375, 0.625, 0.875, 0.875]}, {"hovertemplate": "%{hovertext}<extra></extra>", "hovertext": ["xray_cond mol6\nO=C1C=C(O)C=C[C@H]1O", "xray_cond mol6\nO=C1C=C(O)C=C[C@H]1O", "xray_cond mol6\nO=C1C=C(O)C=C[C@H]1O", "xray_cond mol6\nO=C1C=C(O)C=C[C@H]1O", "xray_cond mol6\nO=C1C=C(O)C=C[C@H]1O", "xray_cond mol6\nO=C1C=C(O)C=C[C@H]1O", "xray_cond mol6\nO=C1C=C(O)C=C[C@H]1O", "xray_cond mol6\nO=C1C=C(O)C=C[C@H]1O", "xray_cond mol6\nO=C1C=C(O)C=C[C@H]1O"], "legendgroup": "xray_cond", "marker": {"color": "tomato", "line": {"color": "white", "width": 0.5}, "opacity": 0.85, "size": 5}, "mode": "markers", "name": "xray_cond mol6", "showlegend": false, "type": "scatter3d", "x": [-0.4864, -0.06801, 0.2882, 1.173, 1.636, 1.954, -0.5554, 1.278, 2.613], "y": [0.02673, -1.22, 1.12, -1.198, 1.203, -0.08577, -2.513, -2.401, 2.112], "z": [-0.06403, 0.5401, 0.2597, 1.194, 0.8794, 1.302, 0.383, 1.617, 1.202]}, {"hovertemplate": "%{hovertext}<extra></extra>", "hovertext": ["xray_cond mol7\nCNCC(=O)O", "xray_cond mol7\nCNCC(=O)O", "xray_cond mol7\nCNCC(=O)O", "xray_cond mol7\nCNCC(=O)O", "xray_cond mol7\nCNCC(=O)O", "xray_cond mol7\nCNCC(=O)O"], "legendgroup": "xray_cond", "marker": {"color": "tomato", "line": {"color": "white", "width": 0.5}, "opacity": 0.85, "size": 5}, "mode": "markers", "name": "xray_cond mol7", "showlegend": false, "type": "scatter3d", "x": [0.6915, 1.827, 2.409, 1.572, 3.352, 1.094], "y": [-1.657, 0.05013, 1.615, 2.483, 1.292, -0.3103], "z": [1.091, -0.2533, 0.3175, 0.4295, 1.156, 0.9167]}, {"hovertemplate": "%{hovertext}<extra></extra>", "hovertext": ["xray_cond mol8\nC[C@@H](CO)OC(=O)O", "xray_cond mol8\nC[C@@H](CO)OC(=O)O", "xray_cond mol8\nC[C@@H](CO)OC(=O)O", "xray_cond mol8\nC[C@@H](CO)OC(=O)O", "xray_cond mol8\nC[C@@H](CO)OC(=O)O", "xray_cond mol8\nC[C@@H](CO)OC(=O)O", "xray_cond mol8\nC[C@@H](CO)OC(=O)O", "xray_cond mol8\nC[C@@H](CO)OC(=O)O"], "legendgroup": "xray_cond", "marker": {"color": "tomato", "line": {"color": "white", "width": 0.5}, "opacity": 0.85, "size": 5}, "mode": "markers", "name": "xray_cond mol8", "showlegend": false, "type": "scatter3d", "x": [-0.4788, 0.7643, 1.017, 1.618, -0.4009, 0.9035, 1.658, 2.741], "y": [-0.5592, -0.9321, -2.26, 1.414, 0.5709, 2.389, 0.06023, 2.049], "z": [0.3008, 0.8385, 1.267, 0.6785, -0.5332, 0.3649, 1.106, 1.013]}, {"hovertemplate": "%{hovertext}<extra></extra>", "hovertext": ["xray_cond mol9\nCC[C@H](O)C(=O)O", "xray_cond mol9\nCC[C@H](O)C(=O)O", "xray_cond mol9\nCC[C@H](O)C(=O)O", "xray_cond mol9\nCC[C@H](O)C(=O)O", "xray_cond mol9\nCC[C@H](O)C(=O)O", "xray_cond mol9\nCC[C@H](O)C(=O)O", "xray_cond mol9\nCC[C@H](O)C(=O)O"], "legendgroup": "xray_cond", "marker": {"color": "tomato", "line": {"color": "white", "width": 0.5}, "opacity": 0.85, "size": 5}, "mode": "markers", "name": "xray_cond mol9", "showlegend": false, "type": "scatter3d", "x": [0.7552, 1.08, 1.425, 1.646, 0.9426, 2.595, 2.779], "y": [-2.088, -0.7171, 0.2872, 1.665, 2.65, -0.2165, 1.931], "z": [0.9613, 1.185, 0.05747, 0.646, 0.3765, -0.7779, 1.275]}], "layout": {"font": {"color": "white"}, "height": 800, "legend": {"font": {"color": "white"}, "x": 0.01, "y": 0.99}, "paper_bgcolor": "rgb(25,25,25)", "scene": {"aspectmode": "cube", "bgcolor": "rgb(15,15,15)", "xaxis": {"gridcolor": "rgba(255,255,255,0.1)", "range": [-9, 9], "showbackground": false, "title": {"text": "ΔX (Å)"}}, "yaxis": {"gridcolor": "rgba(255,255,255,0.1)", "range": [-9, 9], "showbackground": false, "title": {"text": "ΔY (Å)"}}, "zaxis": {"gridcolor": "rgba(255,255,255,0.1)", "range": [-9, 9], "showbackground": false, "title": {"text": "ΔZ (Å)"}}}, "title": {"text": "X-ray density + generated molecules  (4BIS pocket)"}, "width": 1000}}
